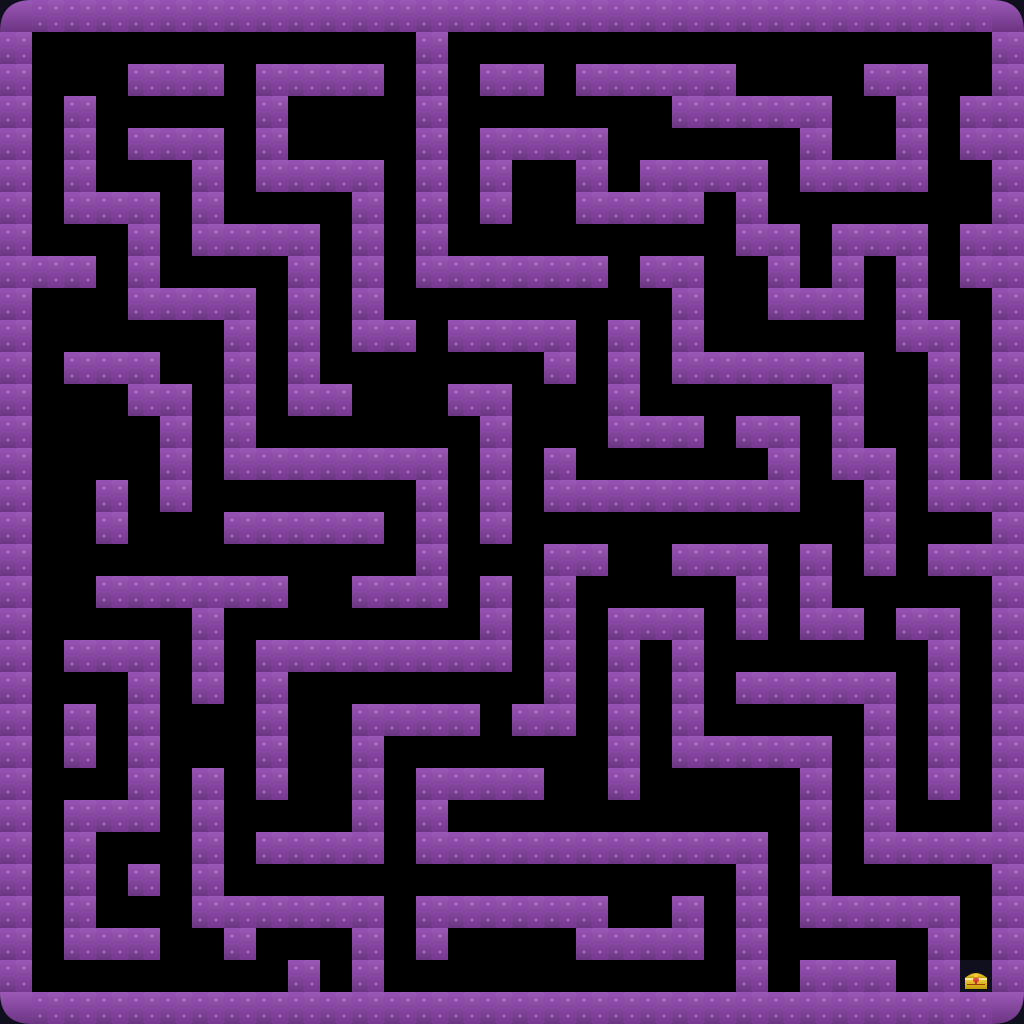

Tiled map render using the project's own tile images. Description and the whole map definition, tile-layer contents included, below:
An orthogonal 32x32 tile map with 32x32 px tiles, 2 tile layers (Calque de Tuiles 1, Weapons), 3 tilesets.

<map version="1.10" tiledversion="1.11.2" orientation="orthogonal" renderorder="right-down" width="32" height="32" tilewidth="32" tileheight="32" infinite="0" nextlayerid="3" nextobjectid="1">
 <tileset firstgid="1" name="final_level_tileset" tilewidth="32" tileheight="32" tilecount="256" columns="16">
  <image source="final_level_tileset.png" width="512" height="512" />
  <tile id="67">
   <properties>
    <property name="chest" type="bool" value="true" />
   </properties>
  </tile>
 </tileset>
 <tileset firstgid="257" name="mysword" tilewidth="32" tileheight="32" tilecount="16" columns="4">
  <image source="mysword.png" width="128" height="128" />
 </tileset>
 <tileset firstgid="273" source="final-tilseet.tsx" />
 <layer id="1" name="Calque de Tuiles 1" width="32" height="32">
  <data encoding="csv">
50,18,18,18,18,18,18,18,18,18,18,18,18,18,18,18,18,18,18,18,18,18,18,18,18,18,18,18,18,18,18,49,
18,7,7,7,7,7,7,7,7,7,7,7,7,18,7,7,7,7,7,7,7,7,7,7,7,7,7,7,7,7,7,18,
18,7,7,7,18,18,18,7,18,18,18,18,7,18,7,18,18,7,18,18,18,18,18,7,7,7,7,18,18,7,7,18,
18,7,18,7,7,7,7,7,18,7,7,7,7,18,7,7,7,7,7,7,7,18,18,18,18,18,7,7,18,7,18,18,
18,7,18,7,18,18,18,7,18,7,7,7,7,18,7,18,18,18,18,7,7,7,7,7,7,18,7,7,18,7,18,18,
18,7,18,7,7,7,18,7,18,18,18,18,7,18,7,18,7,7,18,7,18,18,18,18,7,18,18,18,18,7,7,18,
18,7,18,18,18,7,18,7,7,7,7,18,7,18,7,18,7,7,18,18,18,18,7,18,7,7,7,7,7,7,7,18,
18,7,7,7,18,7,18,18,18,18,7,18,7,18,7,7,7,7,7,7,7,7,7,18,18,7,18,18,18,7,18,18,
18,18,18,7,18,7,7,7,7,18,7,18,7,18,18,18,18,18,18,7,18,18,7,7,18,7,18,7,18,7,18,18,
18,7,7,7,18,18,18,18,7,18,7,18,7,7,7,7,7,7,7,7,7,18,7,7,18,18,18,7,18,7,7,18,
18,7,7,7,7,7,7,18,7,18,7,18,18,7,18,18,18,18,7,18,7,18,7,7,7,7,7,7,18,18,7,18,
18,7,18,18,18,7,7,18,7,18,7,7,7,7,7,7,7,18,7,18,7,18,18,18,18,18,18,7,7,18,7,18,
18,7,7,7,18,18,7,18,7,18,18,7,7,7,18,18,7,7,7,18,7,7,7,7,7,7,18,7,7,18,7,18,
18,7,7,7,7,18,7,18,7,7,7,7,7,7,7,18,7,7,7,18,18,18,7,18,18,7,18,7,7,18,7,18,
18,7,7,7,7,18,7,18,18,18,18,18,18,18,7,18,7,18,7,7,7,7,7,7,18,7,18,18,7,18,7,18,
18,7,7,18,7,18,7,7,7,7,7,7,7,18,7,18,7,18,18,18,18,18,18,18,18,7,7,18,7,18,18,18,
18,7,7,18,7,7,7,18,18,18,18,18,7,18,7,18,7,7,7,7,7,7,7,7,7,7,7,18,7,7,7,18,
18,7,7,7,7,7,7,7,7,7,7,7,7,18,7,7,7,18,18,7,7,18,18,18,7,18,7,18,7,18,18,18,
18,7,7,18,18,18,18,18,18,7,7,18,18,18,7,18,7,18,7,7,7,7,7,18,7,18,7,7,7,7,7,18,
18,7,7,7,7,7,18,7,7,7,7,7,7,7,7,18,7,18,7,18,18,18,7,18,7,18,18,7,18,18,7,18,
18,7,18,18,18,7,18,7,18,18,18,18,18,18,18,18,7,18,7,18,7,18,7,7,7,7,7,7,7,18,7,18,
18,7,7,7,18,7,18,7,18,7,7,7,7,7,7,7,7,18,7,18,7,18,7,18,18,18,18,18,7,18,7,18,
18,7,18,7,18,7,7,7,18,7,7,18,18,18,18,7,18,18,7,18,7,18,7,7,7,7,7,18,7,18,7,18,
18,7,18,7,18,7,7,7,18,7,7,18,7,7,7,7,7,7,7,18,7,18,18,18,18,18,7,18,7,18,7,18,
18,7,7,7,18,7,18,7,18,7,7,18,7,18,18,18,18,7,7,18,7,7,7,7,7,18,7,18,7,18,7,18,
18,7,18,18,18,7,18,7,7,7,7,18,7,18,7,7,7,7,7,7,7,7,7,7,7,18,7,18,7,7,7,18,
18,7,18,7,7,7,18,7,18,18,18,18,7,18,18,18,18,18,18,18,18,18,18,18,7,18,7,18,18,18,18,18,
18,7,18,7,18,7,18,7,7,7,7,7,7,7,7,7,7,7,7,7,7,7,7,18,7,18,7,7,7,7,7,18,
18,7,18,7,7,7,18,18,18,18,18,18,7,18,18,18,18,18,18,7,7,18,7,18,7,18,18,18,18,18,7,18,
18,7,18,18,18,7,7,18,7,7,7,18,7,18,7,7,7,7,18,18,18,18,7,18,7,7,7,7,7,18,7,18,
18,7,7,7,7,7,7,7,7,18,7,18,7,7,7,7,7,7,7,7,7,7,7,18,7,18,18,18,7,18,68,18,
52,18,18,18,18,18,18,18,18,18,18,18,18,18,18,18,18,18,18,18,18,18,18,18,18,18,18,18,18,18,18,51
</data>
 </layer>
 <layer id="2" name="Weapons" width="32" height="32">
  <data encoding="csv">
0,0,0,0,0,0,0,0,0,0,0,0,0,0,0,0,0,0,0,0,0,0,0,0,0,0,0,0,0,0,0,0,
0,0,0,0,0,0,0,0,0,0,0,0,0,0,0,0,0,0,0,0,0,0,0,0,0,0,0,0,0,0,0,0,
0,0,0,0,18,0,0,0,0,0,0,0,0,0,0,0,0,0,0,0,0,0,0,0,0,0,0,0,0,0,0,0,
0,0,0,0,0,0,0,0,0,0,0,0,0,0,0,0,0,0,0,0,0,0,0,0,0,0,0,0,0,0,0,0,
0,0,0,0,0,0,0,0,0,0,0,0,0,0,0,0,0,0,0,0,0,0,0,0,0,0,0,0,0,0,0,0,
0,0,0,0,0,0,0,0,0,0,0,0,0,0,0,0,0,0,0,0,0,0,0,0,0,0,0,0,0,0,0,0,
0,0,0,0,0,0,0,0,0,0,0,0,0,0,0,0,0,0,0,0,0,0,0,0,0,0,0,0,0,0,0,0,
0,0,0,0,0,0,0,0,0,0,0,0,0,0,0,0,0,0,0,0,0,0,0,0,0,0,0,0,0,0,0,0,
0,0,0,0,0,0,0,0,0,0,0,0,0,0,0,0,0,0,0,0,0,0,0,0,0,0,0,0,0,0,0,0,
0,0,0,0,0,0,0,0,0,0,0,0,0,0,0,0,0,0,0,0,0,0,0,0,0,0,0,0,0,0,0,0,
0,0,0,0,0,0,0,0,0,0,0,0,0,0,0,0,0,0,0,0,0,0,0,0,0,0,0,0,0,0,0,0,
0,0,0,0,0,0,0,0,0,0,0,0,0,0,0,0,0,0,0,0,0,0,0,0,0,0,0,0,0,0,0,0,
0,0,0,0,0,0,0,0,0,0,0,0,0,0,0,0,0,0,0,0,0,0,0,0,0,0,0,0,0,0,0,0,
0,0,0,0,0,0,0,0,0,0,0,0,0,0,0,0,0,0,0,0,0,0,0,0,0,0,0,0,0,0,0,0,
0,0,0,0,0,0,0,0,0,0,0,0,0,0,0,0,0,0,0,0,0,0,0,0,0,0,0,0,0,0,0,0,
0,0,0,0,0,0,0,0,0,0,0,0,0,0,0,0,0,0,0,0,0,0,0,0,0,0,0,0,0,0,0,0,
0,0,0,0,0,0,0,0,0,0,0,0,0,0,0,0,0,0,0,0,0,0,0,0,0,0,0,0,0,0,0,0,
0,0,0,0,0,0,0,0,0,0,0,0,0,0,0,0,0,0,0,0,0,0,0,0,0,0,0,0,0,0,0,0,
0,0,0,0,0,0,0,0,0,0,0,0,0,0,0,0,0,0,0,0,0,0,0,0,0,0,0,0,0,0,0,0,
0,0,0,0,0,0,0,0,0,0,0,0,0,0,0,0,0,0,0,0,0,0,0,0,0,0,0,0,0,0,0,0,
0,0,0,0,0,0,0,0,0,0,0,0,0,0,0,0,0,0,0,0,0,0,0,0,0,0,0,0,0,0,0,0,
0,0,0,0,0,0,0,0,0,0,0,0,0,0,0,0,0,0,0,0,0,0,0,0,0,0,0,0,0,0,0,0,
0,0,0,0,0,0,0,0,0,0,0,0,0,0,0,0,0,0,0,0,0,0,0,0,0,0,0,0,0,0,0,0,
0,0,0,0,0,0,0,0,0,0,0,0,0,0,0,0,0,0,0,0,0,0,0,0,0,0,0,0,0,0,0,0,
0,0,0,0,0,0,0,0,0,0,0,0,0,0,0,0,0,0,0,0,0,0,0,0,0,0,0,0,0,0,0,0,
0,0,0,0,0,0,0,0,0,0,0,0,0,0,0,0,0,0,0,0,0,0,0,0,0,0,0,0,0,0,0,0,
0,0,0,0,0,0,0,0,0,0,0,0,0,0,0,0,0,0,0,0,0,0,0,0,0,0,0,0,0,0,0,0,
0,0,0,0,0,0,0,0,0,0,0,0,0,0,0,0,0,0,0,0,0,0,0,0,0,0,0,0,0,0,0,0,
0,0,0,0,0,0,0,0,0,0,0,0,0,0,0,0,0,0,0,0,0,0,0,0,0,0,0,0,0,0,0,0,
0,0,0,0,0,0,0,0,0,0,0,0,0,0,0,0,0,0,0,0,0,0,0,0,0,0,0,0,0,0,0,0,
0,0,0,0,0,0,0,0,0,0,0,0,0,0,0,0,0,0,0,0,0,0,0,0,0,0,0,0,0,0,0,0,
0,0,0,0,0,0,0,0,0,0,0,0,0,0,0,0,0,0,0,0,0,0,0,0,0,0,0,0,0,0,0,0
</data>
 </layer>
</map>
